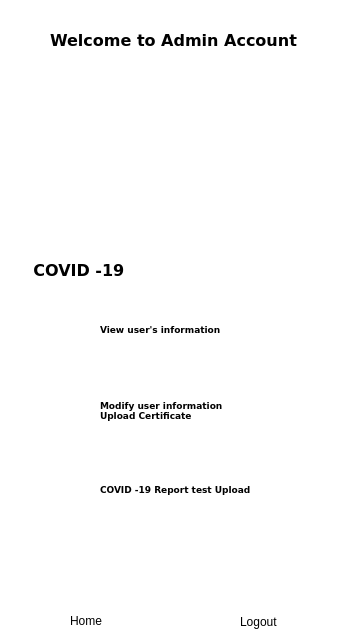
<?xml version="1.0" encoding="UTF-8"?>
<ui version="4.0">
 <class>admindashboard</class>
 <widget class="QDialog" name="admindashboard">
  <property name="geometry">
   <rect>
    <x>0</x>
    <y>0</y>
    <width>340</width>
    <height>640</height>
   </rect>
  </property>
  <property name="minimumSize">
   <size>
    <width>340</width>
    <height>0</height>
   </size>
  </property>
  <property name="maximumSize">
   <size>
    <width>340</width>
    <height>640</height>
   </size>
  </property>
  <property name="windowTitle">
   <string>Dialog</string>
  </property>
  <widget class="QLabel" name="name">
   <property name="geometry">
    <rect>
     <x>0</x>
     <y>30</y>
     <width>341</width>
     <height>20</height>
    </rect>
   </property>
   <property name="font">
    <font>
     <family>Verdana</family>
     <pointsize>12</pointsize>
     <bold>true</bold>
    </font>
   </property>
   <property name="text">
    <string>         Welcome to Admin Account</string>
   </property>
  </widget>
  <widget class="QLabel" name="pick">
   <property name="geometry">
    <rect>
     <x>20</x>
     <y>60</y>
     <width>301</width>
     <height>191</height>
    </rect>
   </property>
   <property name="baseSize">
    <size>
     <width>80</width>
     <height>80</height>
    </size>
   </property>
   <property name="layoutDirection">
    <enum>Qt::LeftToRight</enum>
   </property>
   <property name="autoFillBackground">
    <bool>false</bool>
   </property>
   <property name="text">
    <string/>
   </property>
   <property name="pixmap">
    <pixmap>image/admindashboard.png</pixmap>
   </property>
   <property name="scaledContents">
    <bool>true</bool>
   </property>
   <property name="alignment">
    <set>Qt::AlignCenter</set>
   </property>
  </widget>
  <widget class="QLabel" name="label_2">
   <property name="geometry">
    <rect>
     <x>10</x>
     <y>380</y>
     <width>321</width>
     <height>45</height>
    </rect>
   </property>
   <property name="styleSheet">
    <string notr="true">color: rgb(255, 255, 255);
border-color: rgb(0, 0, 120);
color: rgb(127, 126, 119);</string>
   </property>
   <property name="text">
    <string/>
   </property>
  </widget>
  <widget class="QLabel" name="label">
   <property name="geometry">
    <rect>
     <x>0</x>
     <y>250</y>
     <width>331</width>
     <height>40</height>
    </rect>
   </property>
   <property name="font">
    <font>
     <family>Verdana</family>
     <pointsize>12</pointsize>
     <bold>true</bold>
    </font>
   </property>
   <property name="text">
    <string>      COVID -19 </string>
   </property>
  </widget>
  <widget class="QLabel" name="label_5">
   <property name="geometry">
    <rect>
     <x>100</x>
     <y>320</y>
     <width>271</width>
     <height>20</height>
    </rect>
   </property>
   <property name="font">
    <font>
     <family>Verdana</family>
     <pointsize>7</pointsize>
     <bold>true</bold>
    </font>
   </property>
   <property name="text">
    <string>View user's information</string>
   </property>
  </widget>
  <widget class="QPushButton" name="logoutButton">
   <property name="geometry">
    <rect>
     <x>170</x>
     <y>580</y>
     <width>171</width>
     <height>61</height>
    </rect>
   </property>
   <property name="styleSheet">
    <string notr="true">background-color: rgb(255, 255, 255);</string>
   </property>
   <property name="text">
    <string/>
   </property>
   <property name="autoDefault">
    <bool>false</bool>
   </property>
   <property name="flat">
    <bool>true</bool>
   </property>
  </widget>
  <widget class="QPushButton" name="pushButton_3">
   <property name="geometry">
    <rect>
     <x>0</x>
     <y>580</y>
     <width>171</width>
     <height>61</height>
    </rect>
   </property>
   <property name="styleSheet">
    <string notr="true">background-color: rgb(255, 255, 255);</string>
   </property>
   <property name="text">
    <string/>
   </property>
   <property name="autoDefault">
    <bool>false</bool>
   </property>
   <property name="default">
    <bool>false</bool>
   </property>
   <property name="flat">
    <bool>true</bool>
   </property>
  </widget>
  <widget class="QLabel" name="background_3">
   <property name="geometry">
    <rect>
     <x>20</x>
     <y>380</y>
     <width>300</width>
     <height>60</height>
    </rect>
   </property>
   <property name="autoFillBackground">
    <bool>false</bool>
   </property>
   <property name="text">
    <string/>
   </property>
   <property name="pixmap">
    <pixmap>image/cspng.png</pixmap>
   </property>
   <property name="scaledContents">
    <bool>true</bool>
   </property>
  </widget>
  <widget class="QLabel" name="background_4">
   <property name="geometry">
    <rect>
     <x>20</x>
     <y>300</y>
     <width>300</width>
     <height>60</height>
    </rect>
   </property>
   <property name="autoFillBackground">
    <bool>false</bool>
   </property>
   <property name="text">
    <string/>
   </property>
   <property name="pixmap">
    <pixmap>image/cspng.png</pixmap>
   </property>
   <property name="scaledContents">
    <bool>true</bool>
   </property>
  </widget>
  <widget class="QLabel" name="background_5">
   <property name="geometry">
    <rect>
     <x>20</x>
     <y>460</y>
     <width>300</width>
     <height>60</height>
    </rect>
   </property>
   <property name="autoFillBackground">
    <bool>false</bool>
   </property>
   <property name="text">
    <string/>
   </property>
   <property name="pixmap">
    <pixmap>image/cspng.png</pixmap>
   </property>
   <property name="scaledContents">
    <bool>true</bool>
   </property>
  </widget>
  <widget class="QPushButton" name="viewUserinformation">
   <property name="geometry">
    <rect>
     <x>270</x>
     <y>300</y>
     <width>50</width>
     <height>60</height>
    </rect>
   </property>
   <property name="text">
    <string/>
   </property>
   <property name="icon">
    <iconset>
     <normaloff>image/arrow.png</normaloff>image/arrow.png</iconset>
   </property>
   <property name="autoDefault">
    <bool>false</bool>
   </property>
   <property name="flat">
    <bool>true</bool>
   </property>
  </widget>
  <widget class="QPushButton" name="modifyUserinformation">
   <property name="geometry">
    <rect>
     <x>270</x>
     <y>380</y>
     <width>50</width>
     <height>60</height>
    </rect>
   </property>
   <property name="text">
    <string/>
   </property>
   <property name="icon">
    <iconset>
     <normaloff>image/arrow.png</normaloff>image/arrow.png</iconset>
   </property>
   <property name="autoDefault">
    <bool>false</bool>
   </property>
   <property name="flat">
    <bool>true</bool>
   </property>
  </widget>
  <widget class="QPushButton" name="UploadCovidReport">
   <property name="geometry">
    <rect>
     <x>270</x>
     <y>460</y>
     <width>50</width>
     <height>60</height>
    </rect>
   </property>
   <property name="text">
    <string/>
   </property>
   <property name="icon">
    <iconset>
     <normaloff>image/arrow.png</normaloff>image/arrow.png</iconset>
   </property>
   <property name="autoDefault">
    <bool>false</bool>
   </property>
   <property name="flat">
    <bool>true</bool>
   </property>
  </widget>
  <widget class="QLabel" name="label_6">
   <property name="geometry">
    <rect>
     <x>100</x>
     <y>390</y>
     <width>171</width>
     <height>41</height>
    </rect>
   </property>
   <property name="font">
    <font>
     <family>Verdana</family>
     <pointsize>7</pointsize>
     <bold>true</bold>
    </font>
   </property>
   <property name="text">
    <string>Modify user information 
Upload Certificate</string>
   </property>
  </widget>
  <widget class="QLabel" name="label_7">
   <property name="geometry">
    <rect>
     <x>100</x>
     <y>480</y>
     <width>171</width>
     <height>20</height>
    </rect>
   </property>
   <property name="font">
    <font>
     <family>Verdana</family>
     <pointsize>7</pointsize>
     <bold>true</bold>
    </font>
   </property>
   <property name="text">
    <string>COVID -19 Report test Upload</string>
   </property>
  </widget>
  <widget class="QLabel" name="label_12">
   <property name="geometry">
    <rect>
     <x>50</x>
     <y>320</y>
     <width>30</width>
     <height>20</height>
    </rect>
   </property>
   <property name="text">
    <string/>
   </property>
   <property name="pixmap">
    <pixmap>image/file.png</pixmap>
   </property>
   <property name="scaledContents">
    <bool>true</bool>
   </property>
  </widget>
  <widget class="QLabel" name="label_13">
   <property name="geometry">
    <rect>
     <x>50</x>
     <y>400</y>
     <width>30</width>
     <height>20</height>
    </rect>
   </property>
   <property name="text">
    <string/>
   </property>
   <property name="pixmap">
    <pixmap>image/file.png</pixmap>
   </property>
   <property name="scaledContents">
    <bool>true</bool>
   </property>
  </widget>
  <widget class="QLabel" name="label_14">
   <property name="geometry">
    <rect>
     <x>50</x>
     <y>480</y>
     <width>30</width>
     <height>20</height>
    </rect>
   </property>
   <property name="text">
    <string/>
   </property>
   <property name="pixmap">
    <pixmap>image/file.png</pixmap>
   </property>
   <property name="scaledContents">
    <bool>true</bool>
   </property>
  </widget>
  <widget class="QLabel" name="label_9">
   <property name="geometry">
    <rect>
     <x>240</x>
     <y>580</y>
     <width>37</width>
     <height>40</height>
    </rect>
   </property>
   <property name="text">
    <string/>
   </property>
   <property name="pixmap">
    <pixmap>image/logout.png</pixmap>
   </property>
  </widget>
  <widget class="QLabel" name="label_4">
   <property name="geometry">
    <rect>
     <x>70</x>
     <y>580</y>
     <width>41</width>
     <height>40</height>
    </rect>
   </property>
   <property name="text">
    <string/>
   </property>
   <property name="pixmap">
    <pixmap>image/home.png</pixmap>
   </property>
  </widget>
  <widget class="QLabel" name="label_3">
   <property name="geometry">
    <rect>
     <x>70</x>
     <y>610</y>
     <width>50</width>
     <height>21</height>
    </rect>
   </property>
   <property name="text">
    <string>Home</string>
   </property>
  </widget>
  <widget class="QLabel" name="label_8">
   <property name="geometry">
    <rect>
     <x>240</x>
     <y>612</y>
     <width>37</width>
     <height>20</height>
    </rect>
   </property>
   <property name="text">
    <string>Logout</string>
   </property>
  </widget>
  <widget class="QLabel" name="label_10">
   <property name="geometry">
    <rect>
     <x>-50</x>
     <y>0</y>
     <width>391</width>
     <height>641</height>
    </rect>
   </property>
   <property name="styleSheet">
    <string notr="true">background-color: rgb(255, 255, 255);</string>
   </property>
   <property name="text">
    <string/>
   </property>
  </widget>
  <zorder>label_10</zorder>
  <zorder>background_4</zorder>
  <zorder>name</zorder>
  <zorder>pick</zorder>
  <zorder>label_2</zorder>
  <zorder>label</zorder>
  <zorder>label_5</zorder>
  <zorder>logoutButton</zorder>
  <zorder>pushButton_3</zorder>
  <zorder>background_3</zorder>
  <zorder>background_5</zorder>
  <zorder>viewUserinformation</zorder>
  <zorder>modifyUserinformation</zorder>
  <zorder>UploadCovidReport</zorder>
  <zorder>label_6</zorder>
  <zorder>label_7</zorder>
  <zorder>label_12</zorder>
  <zorder>label_13</zorder>
  <zorder>label_14</zorder>
  <zorder>label_9</zorder>
  <zorder>label_4</zorder>
  <zorder>label_3</zorder>
  <zorder>label_8</zorder>
 </widget>
 <resources/>
 <connections/>
</ui>
